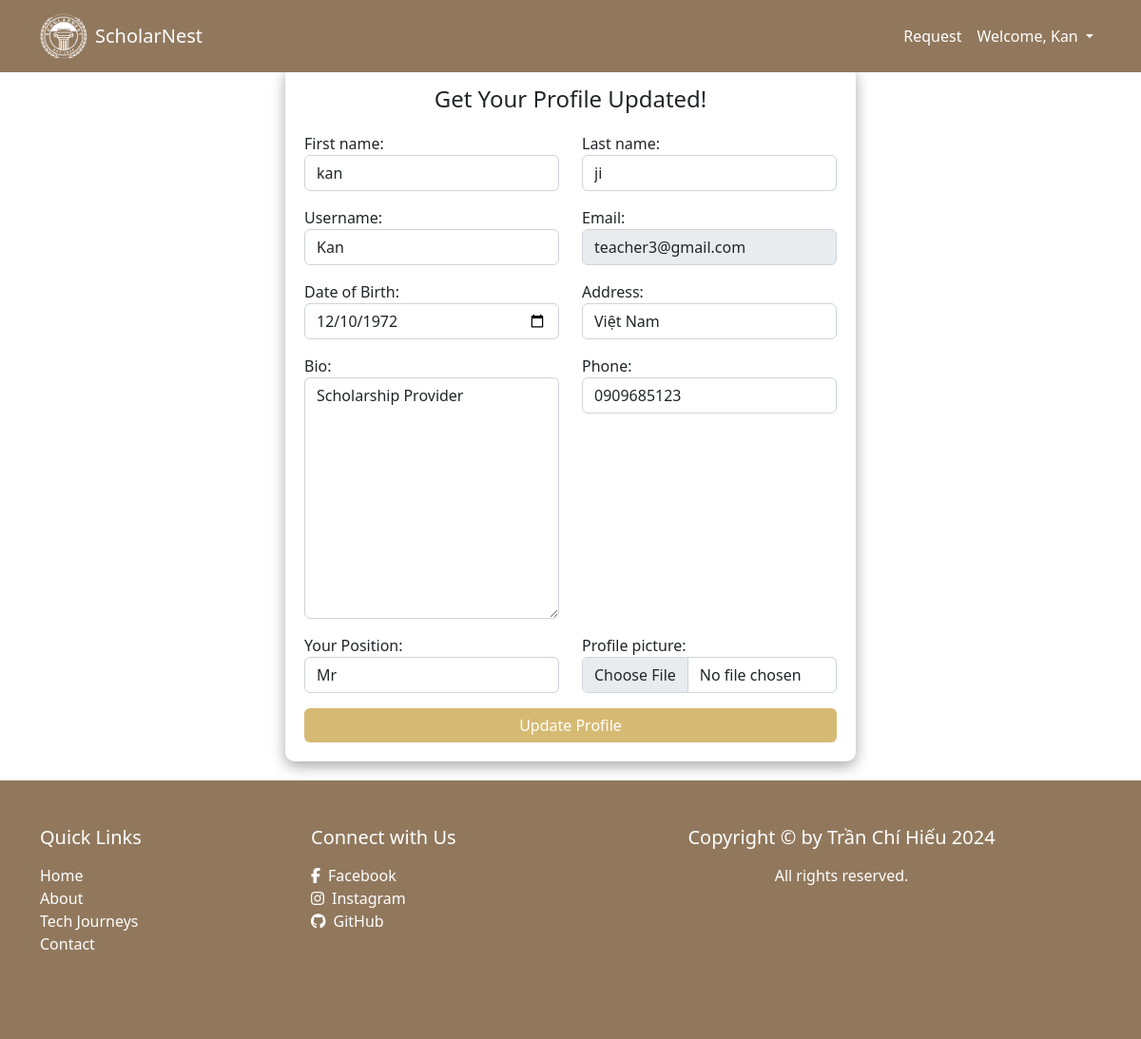
Page /user/update_profile (signed in) on the committed database.
### project/models.py (models this page shows, shortened)
class Users(AbstractUser):
    email = models.EmailField(unique=True)
    profile_pic = models.ImageField(upload_to="p_img", blank=True, null=True)
    dateOfBirth = models.DateField(null=True, blank=True)
    address = models.CharField(max_length=50, blank=True, null=True)
    phone = models.CharField(max_length=15, null=True)
    role = models.CharField(max_length=50, blank=True, null=True)
    bio = models.TextField(blank=True, null=True)
    is_student = models.BooleanField(default=False)
    gpa = models.DecimalField(max_digits=3, decimal_places=2,
                              validators=[MinValueValidator(0.0), MaxValueValidator(4.0)],
                              help_text="GPA scale 0.0 - 4.0", blank=True, null=True)
    language_type = models.CharField(max_length=50, null=True, blank=True)
    language_score = models.CharField(max_length=50, null=True, blank=True)
    language_certificate = models.ImageField(upload_to="language_certificate", null=True)
    desired_study_country = CountryField(blank=True, null=True)
    degree_interest = models.CharField(max_length=50, blank=True, null=True)
    USERNAME_FIELD = 'email'
    REQUIRED_FIELDS = ('username',)

### project/views.py (the view)
# urls.py: path("update_profile", views.update_profile, name="update_profile"),
@login_required(login_url="signin")
def update_profile(request):
    if request.user.is_authenticated:
        user = request.user
        is_student = user.is_student
        form = UpdateProfileForm(instance=user, is_student=is_student)
        if request.method == 'POST':
            form = UpdateProfileForm(request.POST, request.FILES, instance=user, is_student=is_student)
            if form.is_valid():
                form.save()
                messages.success(request, "Profile updated successfully")
                return redirect("profile")
    context = {"form": form}
    return render(request, "project/update_profile.html", context)

### project/templates/project/update_profile.html (shortened to what this page needs)
{% extends 'base.html' %}
{% block content %}
<form action="" method="POST" enctype="multipart/form-data">
    <h4>Get Your Profile Updated!</h4>
    <div class="row">
        {% for field in form %}
            <div class="col-md-6">
                <div class="mb-3">
                    {{ field.label_tag }}
                    {{ field }}
                </div>
            </div>
        {% endfor %}
    </div>
    <button class="btn btn-primary" style="width: 100%;background-color: #d6ba73; border: white">Update Profile</button>
</form>
{% endblock content %}

### templates/base.html (shortened to what this page needs)
<!DOCTYPE html>
{% load django_bootstrap5 %}
{% load static %}
<html lang="en">
<head>
    <link href="https://cdn.jsdelivr.net/npm/bootstrap@5.2.3/dist/css/bootstrap.min.css" rel="stylesheet">
    <link href="{% static 'css/style.css' %}" rel="stylesheet"/>
    <link href="{% static 'css/footer.css' %}" rel="stylesheet"/>
    <link href="{% static 'css/autoScroll.css' %}" rel="stylesheet"/>
    <link rel="stylesheet" href="https://cdnjs.cloudflare.com/ajax/libs/font-awesome/5.15.4/css/all.min.css">
    <link rel="stylesheet" href="https://cdnjs.cloudflare.com/ajax/libs/font-awesome/6.5.1/css/fontawesome.min.css"
/>
    <link rel="stylesheet" href="https://cdnjs.cloudflare.com/ajax/libs/font-awesome/6.5.1/css/regular.min.css"
/>
    <link rel="stylesheet" href="https://cdnjs.cloudflare.com/ajax/libs/font-awesome/6.5.1/css/solid.min.css"
/>
    <link rel="stylesheet" href="https://cdnjs.cloudflare.com/ajax/libs/font-awesome/6.5.1/css/all.min.css"
/>
    <link rel="stylesheet" href="https://cdnjs.cloudflare.com/ajax/libs/font-awesome/6.5.1/css/brands.min.css"
/>
</head>
<body>
<nav class="navbar navbar-expand-lg navbar-dark" style="background-color: #91785d;position: fixed;top: 0;left: 0;width: 100%;z-index: 1000;">
    <div class="container">
        <a class="navbar-brand d-flex align-items-center" href="http://127.0.0.1:8000/" style="color: white">
            <img src="{% static 'assets/whiteicon.png' %}" alt="ScholarNest Logo" class="logo me-2">
            ScholarNest
        </a>
        <div class="collapse navbar-collapse" id="navbarSupportedContent">
            <ul class="navbar-nav ms-auto mb-2 mb-lg-0">
                {% if request.user.is_authenticated %}
                    {% if request.user.is_authenticated and request.user.is_student %}
                        <li><a class="nav-link" href="{% url 'student-applications' %}" style="color: white">Your
                            Applications</a></li>
                    {% else %}
                        <li><a class="nav-link" href="{% url 'manage-requests' %}" style="color: white">Request</a></li>
                    {% endif %}
                    <li class="nav-item active dropdown">
                        <a class="nav-link dropdown-toggle" href="#" role="button" style="color: white"
                           data-bs-toggle="dropdown" aria-expanded="false">
                            Welcome, {{ request.user.username }}
                        </a>
                    </li>
                {% endif %}
            </ul>
        </div>
    </div>
</nav>
<div class="content" style="padding-top: 50px;">
    {% block content %}
    {% endblock %}
</div>
<footer class="py-5 text-white">
    <div class="container">
        <div class="row">
            <div class="col-lg-3 col-md-6 mb-4">
                <h5 class="mb-3">Quick Links</h5>
                <ul class="list-unstyled">
                    <li><a href="#" class="text-white text-decoration-none">Home</a></li>
                    <li><a href="#" class="text-white text-decoration-none">About</a></li>
                    <li><a href="#" class="text-white text-decoration-none">Tech Journeys</a></li>
                    <li><a href="#" class="text-white text-decoration-none">Contact</a></li>
                </ul>
            </div>
            <div class="col-lg-3 col-md-6 mb-4">
                <h5 class="mb-3">Connect with Us</h5>
                <ul class="list-unstyled">
                    <li><a href="#" target="_blank" class="text-white text-decoration-none"><i class="fab fa-facebook-f me-2"></i>Facebook</a></li>
                    <li><a href="#" target="_blank" class="text-white text-decoration-none"><i class="fab fa-instagram me-2"></i>Instagram</a></li>
                    <li><a href="#" target="_blank" class="text-white text-decoration-none"><i class="fab fa-github me-2"></i>GitHub</a></li>
                </ul>
            </div>
            <div class="col-lg-6 col-md-12 text-center">
                <h5 class="mb-3">Copyright © by Trần Chí Hiếu 2024</h5>
                <p class="mb-0" style="text-align: center">All rights reserved.</p>
            </div>
        </div>
    </div>
</footer>
</body>
</html>

### static/css/footer.css (style rules this page uses)
html, body { height: 100%; margin: 0; }
body { display: flex; flex-direction: column; }
.content { flex: 1; }
footer { background-color: #91785d !important; color: white !important; padding: 20px 0 !important; }

### templates/base.html (style rules this page uses)
.navbar-brand .logo { width: 50px; height: auto; margin-right: 10px; }
.navbar-brand { display: flex; align-items: center; }

### project/templates/project/update_profile.html (style rules this page uses)
form { box-shadow: rgba(0, 0, 0, 0.35) 0px 5px 15px; background-color: white; width: 600px !important; border-radius: 10px; padding: 20px 20px 20px 20px !important; margin: 20px auto !important; }
form h4 { margin-bottom: 20px !important; text-align: center !important; }

### rows in the picture
Users: user.username "Kan", form "kan" "ji" "Kan" "teacher3@gmail.com" "12/10/1972" "Việt Nam" "Scholarship Provider" "0909685123" "Mr"

### other values in the picture
{{ field.label_tag }} "First name:" "Last name:" "Username:" "Email:" "Date of Birth:" "Address:" "Bio:" "Phone:" "Your Position:" "Profile picture:"
